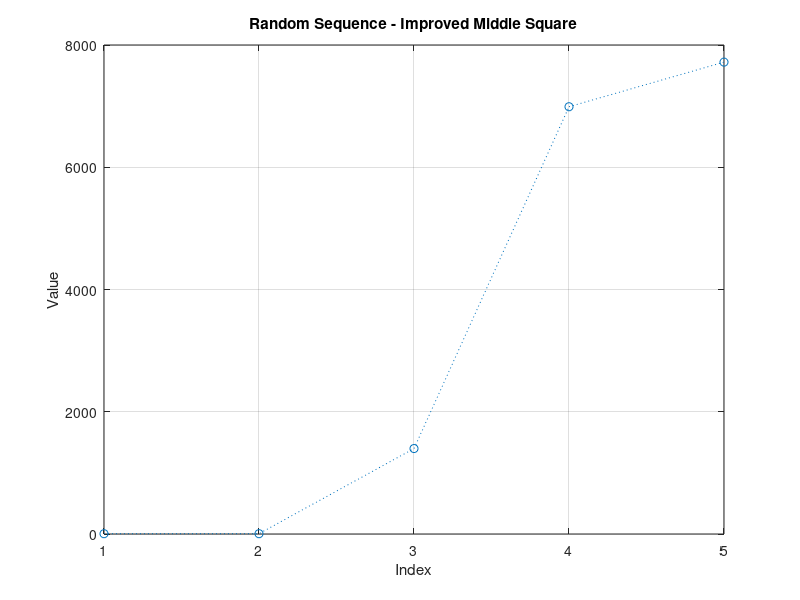

This chart was generated by the following MATLAB code:
clc; clear;

x1 = input('Enter seed1: ');
x2 = input('Enter seed2: ');
n  = input('Enter number of randoms: ');

seri = zeros(1, n);
seri(1) = x1;
seri(2) = x2;

tt = 2;
while tt < n
    tt = tt + 1;
    
    x = seri(tt-1) * seri(tt-2);
    ss = num2str(x);
    n1 = length(ss);
    
    if length(ss) < 4 
        ss = [repmat('0', 1, 4-length(ss)), ss];
        n1 = length(ss);
    end
 
    mid_start = floor(n1/2) - 1; 
    mid_end = mid_start + 3;

    if mid_start < 1, mid_start = 1; end
    if mid_end > n1, mid_end = n1; end
    
    sss = ss(mid_start : mid_end);
    seri(tt) = str2double(sss);
    
    if seri(tt) < 1000
        seri(tt) = seri(tt) + 1373;
    end
end

plot(1:n, seri, ':o');
title('Random Sequence - Improved Middle Square');
xlabel('Index'); ylabel('Value');
grid on;
